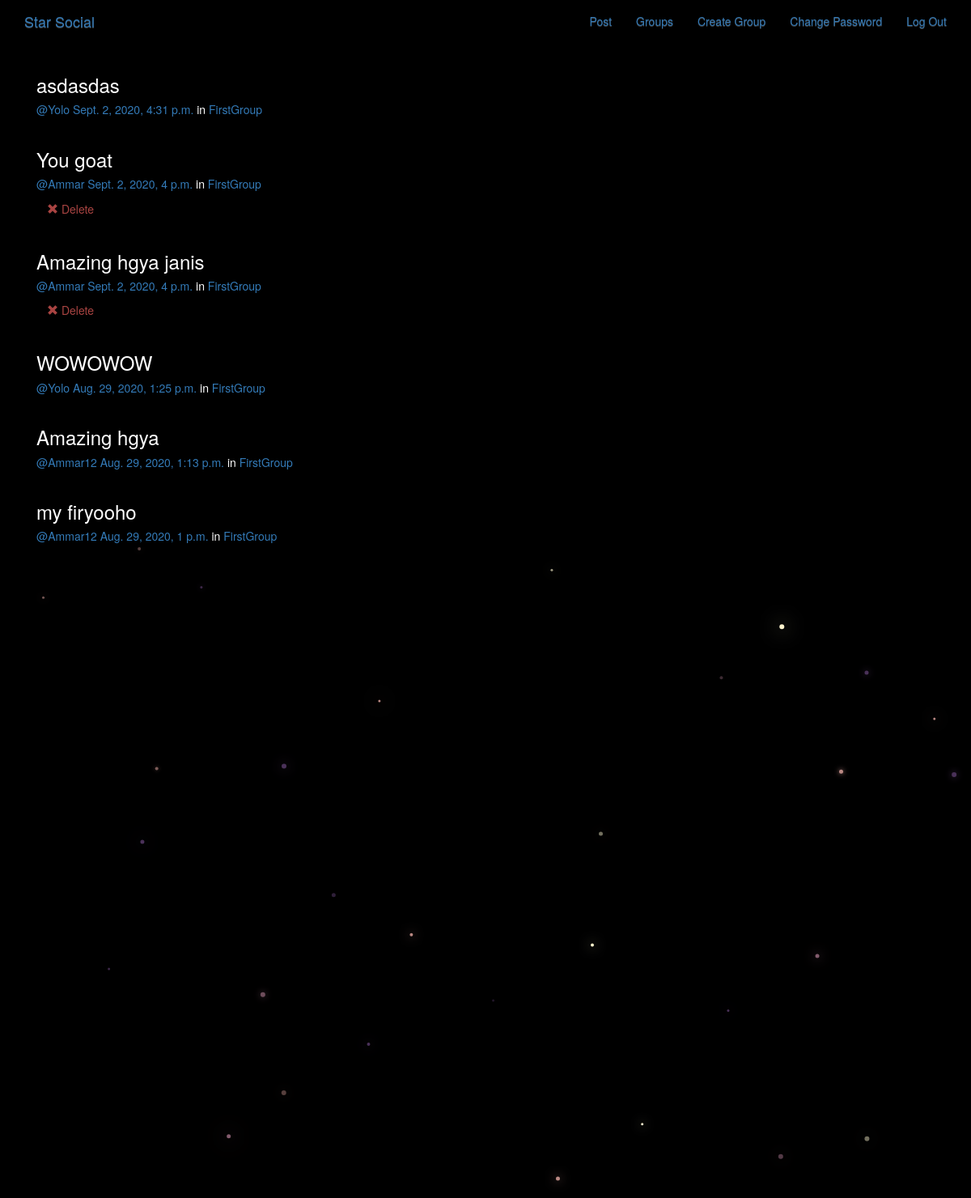
The page /posts/ (signed in) on the database its author committed.
### posts/models.py (models this page shows, shortened)
class Post(models.Model):
    user = models.ForeignKey(User , related_name='posts' , on_delete=models.CASCADE)
    created_at = models.DateTimeField(auto_now=True) # means date / time will be got automatically as post's created
    message = models.TextField()
    message_html = models.TextField(editable=False)
    group = models.ForeignKey(Group , related_name='posts' , null=True , blank=True , on_delete=models.CASCADE)
    class Meta():
        ordering = ['-created_at'] # - so see it in descending order... most recent at top
        unique_together = ['user' , 'message']

### groups/models.py (models this page shows, shortened)
class Group(models.Model):
    name = models.CharField(max_length=256 , unique=True) # unique cos dont want groups to have same names
    slug = models.SlugField(allow_unicode=True , unique=True) # unique so all url codes are diff for diff groups
    description = models.TextField(blank=True , default='') #  desc can be blank so black = true.. default value will be ''
    description_html = models.TextField(editable=False , default='' , blank=True) # is not editable.. can be blank
    members = models.ManyToManyField(User , through='GroupMember') # through GroupMember class
    class Meta():
        ordering = ['name']

### posts/views.py (the view)
# urls.py: path('' , views.PostList.as_view() , name='all') ,
class PostList(ListView , SelectRelatedMixin):
    model = Post
    select_related = ('user' , 'group') # from Post model

### posts/templates/posts/post_list.html (shortened to what this page needs)
{% extends "posts/post_base.html" %}
{% load humanize %}
{% block post_content %}
<div class="col-md-8">
	{% for post in post_list %}
  {% include "posts/_post.html" %}
	{% endfor %}
</div>
{% endblock %}

### posts/templates/posts/_post.html
<div class="post media">
  	<h3>{{ post.message_html|safe }}</h3>
  	<div class="media-body">
  		<h5 class="media-heading">
      	<span class="username"><a href="{% url 'posts:for_user' username=post.user.username %}">@{{ post.user.username }}  </a></span>
  			<time class="time"><a href="{% url 'posts:single' username=post.user.username pk=post.pk %}">{{ post.created_at }}  </a></time>
  			{% if post.group %}
  			<span class="group-name">in <a href="{% url 'groups:single' slug=post.group.slug %}">{{ post.group.name }}</a></span>
      	{% endif %}
  		</h5>
  		<div class="media-footer">
  			{% if user.is_authenticated and post.user == user %}
  				<a href="{% url 'posts:delete' pk=post.pk %}" title="delete" class="btn btn-simple">
  					<span class="glyphicon glyphicon-remove text-danger" aria-hidden="true"></span>
  					<span class="text-danger icon-label">Delete</span>
  				</a>
  			{% endif %}
  		</div>
  	</div>
</div>

### static/simplesocial/css/master.css (style rules this page uses)
body { margin: 0; overflow: hidden; background-color: black; color:white; }

### rows shown on the page
Post: message_html "asdasdas", user.username "Yolo", created_at "Sept. 2, 2020, 4:31 p.m.", group.name "FirstGroup"
Post: message_html "You goat", user.username "Ammar", created_at "Sept. 2, 2020, 4 p.m.", group.name "FirstGroup", shows "Delete"
Post: message_html "Amazing hgya janis", user.username "Ammar", created_at "Sept. 2, 2020, 4 p.m.", group.name "FirstGroup", shows "Delete"
Post: message_html "WOWOWOW", user.username "Yolo", created_at "Aug. 29, 2020, 1:25 p.m.", group.name "FirstGroup"
Post: message_html "Amazing hgya", user.username "Ammar12", created_at "Aug. 29, 2020, 1:13 p.m.", group.name "FirstGroup"
Post: message_html "my firyooho", user.username "Ammar12", created_at "Aug. 29, 2020, 1 p.m.", group.name "FirstGroup"
